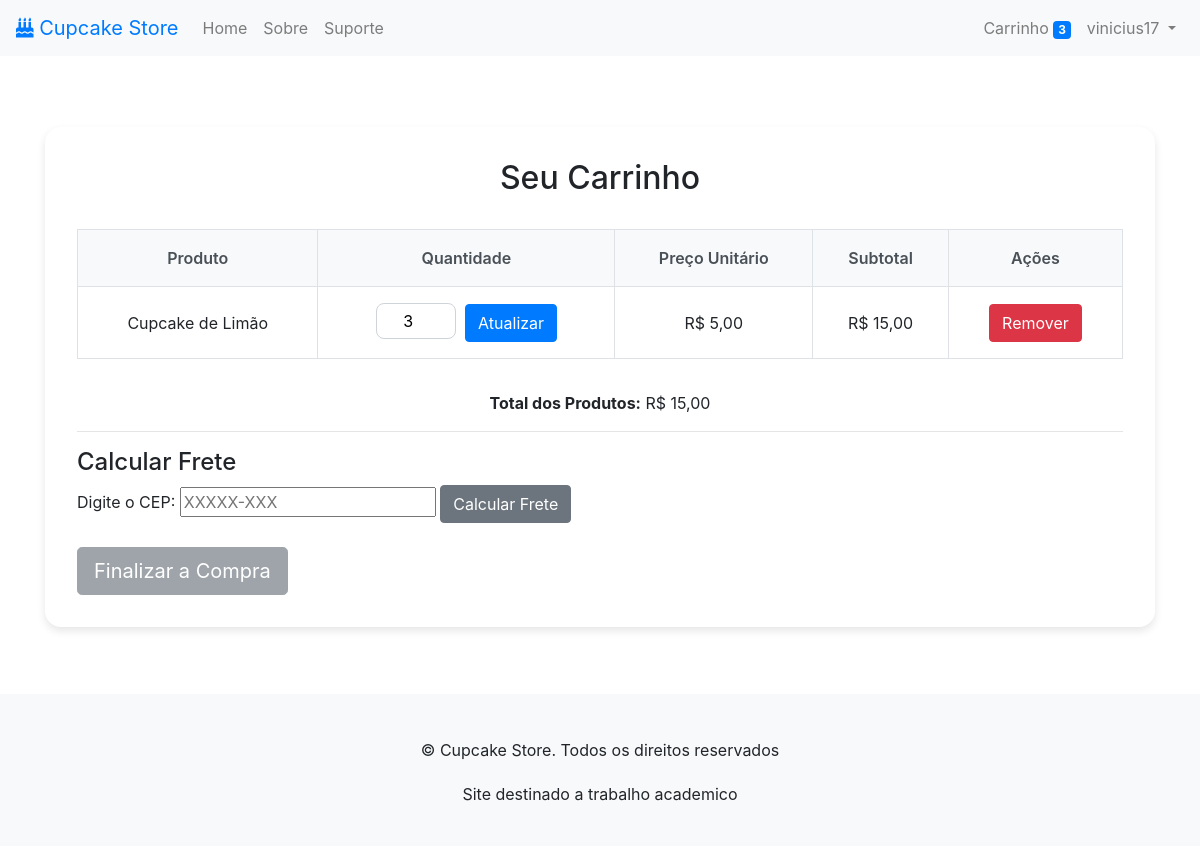
Before: /carrinho/ (signed in) with the older database file.
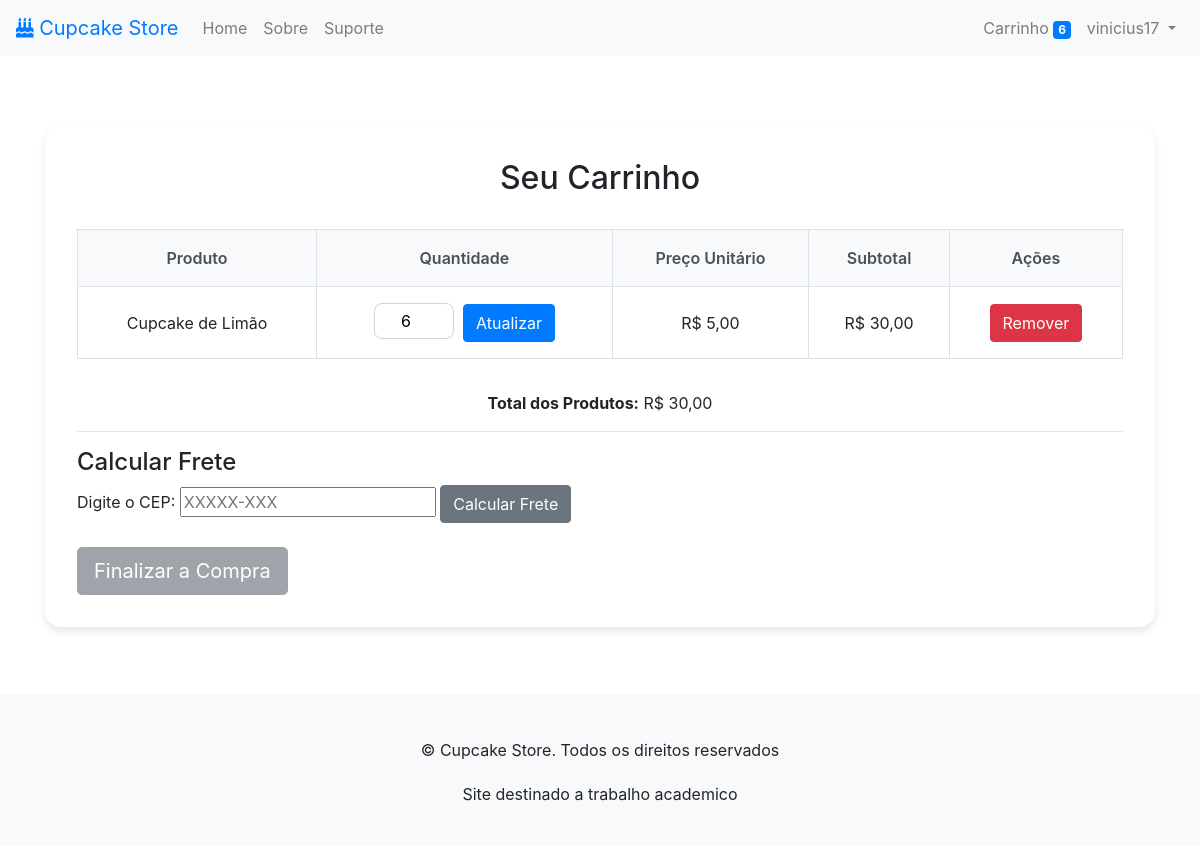
After: the same page with the newer database file.
### meu_app/models.py (models this page shows, shortened)
class CarrinhoProduto(models.Model):
    carrinho = models.ForeignKey(Carrinho, on_delete=models.CASCADE)
    produto = models.ForeignKey(Produto, on_delete=models.CASCADE)
    quantidade = models.PositiveIntegerField(default=1)
    @property
    def subtotal(self):
        return self.quantidade * self.produto.preco
    class Meta:
        verbose_name = "Produto no Carrinho"
        verbose_name_plural = "Produtos no Carrinho"

class Produto(models.Model):
    titulo = models.CharField(max_length=100)
    descricao = models.TextField()
    preco = models.DecimalField(max_digits=10, decimal_places=2)
    imagem = models.ImageField(upload_to='produtos/', blank=True, null=True)
    class Meta:
        verbose_name = "Produto"
        verbose_name_plural = "Produtos"

### meu_app/views.py (the view, shortened to what this page needs)
# urls.py: path('carrinho/', views.carrinho, name=CARRINHO),  # Página do carrinho
@login_required
def carrinho(request):
    carrinho = Carrinho.objects.filter(usuario=request.user).first()
    itens = []
    total_geral = Decimal(0.0)
    frete = None
    erro_cep = None
    total_com_frete = None
    if carrinho:
        itens = carrinho.carrinhoproduto_set.all()
        total_geral = sum(item.subtotal for item in itens)
    return render(request, 'meu_app/carrinho.html', {
        'carrinho': carrinho,
        'itens': itens,
        'total_geral': total_geral,
        'frete': frete,
        'total_com_frete': total_com_frete,
        'erro_cep': erro_cep,
    })

### meu_app/context_processors.py (called while the page is built)
def carrinho_count(request):
    if request.user.is_authenticated:
        carrinho = Carrinho.objects.filter(usuario=request.user).first()
        if carrinho:
            return {'carrinho_count': carrinho.carrinhoproduto_set.aggregate(total=Sum('quantidade'))['total'] or 0}
    return {'carrinho_count': 0}

### meu_app/templates/meu_app/carrinho.html (shortened to what this page needs)
{% extends 'meu_app/base.html' %}
{% block content %}
<div class="cart-container">
    <h1 class="cart-title">Seu Carrinho</h1>
    {% if carrinho and itens %}
    <div class="desktop-cart">
        <table class="cart-table">
            <thead>
                <tr>
                    <th>Produto</th>
                    <th>Quantidade</th>
                    <th>Preço Unitário</th>
                    <th>Subtotal</th>
                    <th>Ações</th>
                </tr>
            </thead>
            <tbody>
                {% for item in itens %}
                <tr>
                    <td>{{ item.produto.titulo }}</td>
                    <td>
                        <form method="post" action="{% url 'atualizar_quantidade' item.produto.id %}">
                            <input type="number" name="quantidade" value="{{ item.quantidade }}" min="1" class="quantity-input">
                            <button type="submit" class="btn btn-primary">Atualizar</button>
                        </form>
                    </td>
                    <td>R$ {{ item.produto.preco }}</td>
                    <td>R$ {{ item.subtotal }}</td>
                    <td>
                        <form method="post" action="{% url 'remover_item' item.produto.id %}">
                            <button type="submit" class="btn btn-danger">Remover</button>
                        </form>
                    </td>
                </tr>
                {% endfor %}
            </tbody>
        </table>
    </div>
    <div class="text-end">
        <p><strong>Total dos Produtos:</strong> R$ {{ total_geral }}</p>
    </div>
    <hr>
    <h4>Calcular Frete</h4>
    <form method="post" action="{% url 'carrinho' %}">
        <label for="cep">Digite o CEP:</label>
        <input
            type="text"
            id="cep"
            name="cep"
            maxlength="9"
            pattern="\d{5}-\d{3}"
            placeholder="XXXXX-XXX"
            required
            oninput="formatarCEP(this)"
        >
        <button type="submit" class="btn btn-secondary">Calcular Frete</button>
    </form>
    <div class="text-end mt-4">
        {% if frete is not None %}
        <form method="get" action="{% url 'finalizar_compra' %}">
            <input type="hidden" name="total_com_frete" value="{{ total_com_frete|floatformat:2 }}">
            <button type="submit" class="btn btn-success btn-lg">Finalizar Compra</button>
        </form>
        {% else %}
        <button type="button" class="btn btn-secondary btn-lg" disabled>
            Finalizar a Compra
        </button>
        {% endif %}
    </div>
    {% else %}
    <p>Seu carrinho está vazio.</p>
    {% endif %}
</div>
{% endblock %}

### meu_app/templates/meu_app/base.html (shortened to what this page needs)
<!DOCTYPE html>
<html lang="en">
<head>
    {% load static %}
    <link rel="stylesheet" href="https://cdn.jsdelivr.net/npm/bootstrap@4.0.0/dist/css/bootstrap.min.css">
    <link rel="stylesheet" href="{% static 'css/style.css' %}">
    <link rel="stylesheet" href="https://cdnjs.cloudflare.com/ajax/libs/font-awesome/5.15.4/css/all.min.css">
</head>
<body>
    <header>
        <nav class="navbar navbar-expand-lg navbar-light bg-light shadow">
            <a class="navbar-brand text-primary" href="/">
                <i class="fas fa-birthday-cake"></i>
                Cupcake Store
            </a>
            <div class="collapse navbar-collapse" id="navbarNav">
                <ul class="navbar-nav mr-auto">
                    <li class="nav-item">
                        <a class="nav-link" href="{% url 'index' %}">Home</a>
                    </li>
                    <li class="nav-item">
                        <a class="nav-link" href="{% url 'about' %}">Sobre</a>
                    </li>
                    {% if user.is_authenticated %}
                    <li class="nav-item">
                        <a class="nav-link" href="{% url 'suporte' %}">Suporte</a>
                    </li>
                    {% endif %}
                </ul>
                <ul class="navbar-nav">
                    {% if user.is_authenticated %}
                    <li class="nav-item">
                        <a class="nav-link" href="{% url 'carrinho' %}">
                            Carrinho
                            {% if carrinho_count > 0 %}
                            <span class="badge badge-primary">{{ carrinho_count }}</span>
                            {% endif %}
                        </a>
                    </li>
                    {% endif %}
                    {% if user.is_authenticated %}
                    <li class="nav-item dropdown">
                        <a class="nav-link dropdown-toggle" href="#" id="userDropdown" role="button"
                           data-toggle="dropdown" aria-haspopup="true" aria-expanded="false">
                            {{ user.username }}
                        </a>
                    </li>
                    {% endif %}
                </ul>
            </div>
        </nav>
    </header>
    <main class="container mt-4">
        {% block content %}{% endblock %}
    </main>
    <footer class="text-center py-4 bg-light">
        <p>&copy; Cupcake Store. Todos os direitos reservados</p>
        <p>Site destinado a trabalho academico </p>
    </footer>
</body>
</html>

### store_site/static/css/style.css (style rules this page uses)
.container { margin: 20px auto; padding: 15px; }
table { width: 100%; border-collapse: collapse; }
table th, table td { text-align: center; padding: 10px; border: 1px solid #ddd; }
table th { background-color: #f8f9fa; }
input[type="number"] { width: 80px; padding: 5px; margin-right: 5px; text-align: center; }
button { font-size: 14px; padding: 5px 10px; }
p { text-align: center; margin-top: 20px; }

### meu_app/templates/meu_app/carrinho.html (style rules this page uses)
.cart-container { background-color: #fff; border-radius: 1rem; box-shadow: 0 4px 8px rgba(0, 0, 0, 0.1); padding: 2rem; margin: 2rem auto; }
.cart-title { color: var(--bs-primary); font-size: 2rem; text-align: center; margin-bottom: 2rem; }
.desktop-cart { display: block; }
.cart-table { width: 100%; border-collapse: collapse; margin-bottom: 2rem; }
.cart-table th { background-color: #f8f9fa; color: #495057; font-weight: 600; padding: 1rem; text-align: center; border: 1px solid #dee2e6; }
.cart-table td { padding: 1rem; vertical-align: middle; text-align: center; border: 1px solid #dee2e6; }
.quantity-input { width: 80px; padding: 0.5rem; border: 1px solid #ced4da; border-radius: 0.5rem; text-align: center; }

Changed rows visible on the page:
changed CarrinhoProduto "Cupcake de Limão": quantidade "3" → "6"; subtotal "15,00" → "30,00"
Other visible differences:
{{ carrinho_count }}: "3" → "6"
{{ total_geral }}: "15,00" → "30,00"
